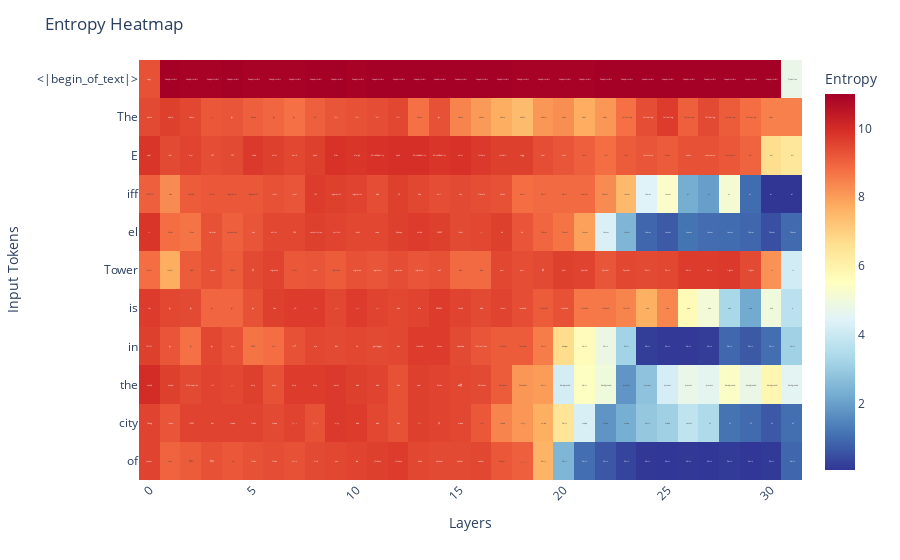

Here is the notebook cell this chart was saved with:
### Code cell
ll.logitEntropy(llama, prompt, remote=True, heatmap=True, token=None)

### Figure 1 — Plotly figure (JSON) as saved in the notebook; plotly's stock layout.template omitted (floating-point values rounded to 4 significant figures; data arrays with more than 128 entries replaced by an {"elided": "..."} marker saying what was removed)
{"data": [{"coloraxis": "coloraxis", "hovertemplate": "Input Token: %{y}<br>Layer: %{x}<br>Predicted Token: %{text}<br>Entropy: %{z:.4f}<extra></extra>", "name": "0", "text": {"elided": "11x32 str values"}, "texttemplate": "%{text}", "type": "heatmap", "x": [0, 1, 2, 3, 4, 5, 6, 7, 8, 9, 10, 11, 12, 13, 14, 15, 16, 17, 18, 19, 20, 21, 22, 23, 24, 25, 26, 27, 28, 29, 30, 31], "xaxis": "x", "y": ["<|begin_of_text|>", "The", " E", "iff", "el", " Tower", " is", " in", " the", " city", " of"], "yaxis": "y", "z": {"elided": "11x32 float values"}}], "layout": {"coloraxis": {"colorbar": {"title": {"text": "Entropy"}}, "colorscale": [[0, "rgb(49,54,149)"], [0.1, "rgb(69,117,180)"], [0.2, "rgb(116,173,209)"], [0.3, "rgb(171,217,233)"], [0.4, "rgb(224,243,248)"], [0.5, "rgb(255,255,191)"], [0.6, "rgb(254,224,144)"], [0.7, "rgb(253,174,97)"], [0.8, "rgb(244,109,67)"], [0.9, "rgb(215,48,39)"], [1, "rgb(165,0,38)"]]}, "margin": {"t": 60}, "title": {"text": "Entropy Heatmap"}, "xaxis": {"anchor": "y", "constrain": "domain", "domain": [0, 1], "scaleanchor": "y", "tickangle": -45, "title": {"text": "Layers"}}, "yaxis": {"anchor": "x", "autorange": "reversed", "constrain": "domain", "domain": [0, 1], "title": {"text": "Input Tokens"}}}}
